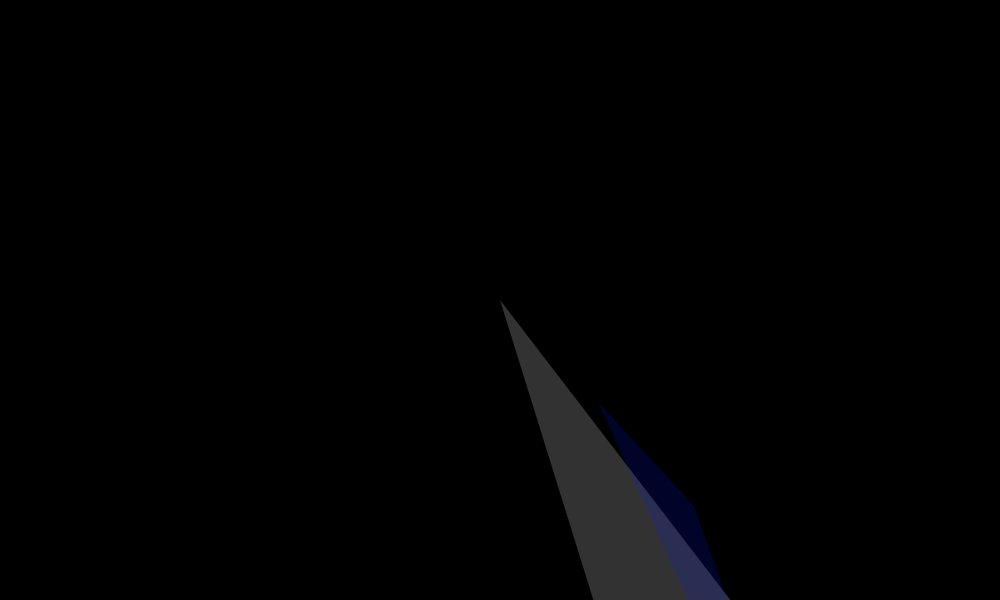
Frame 1 (no input)
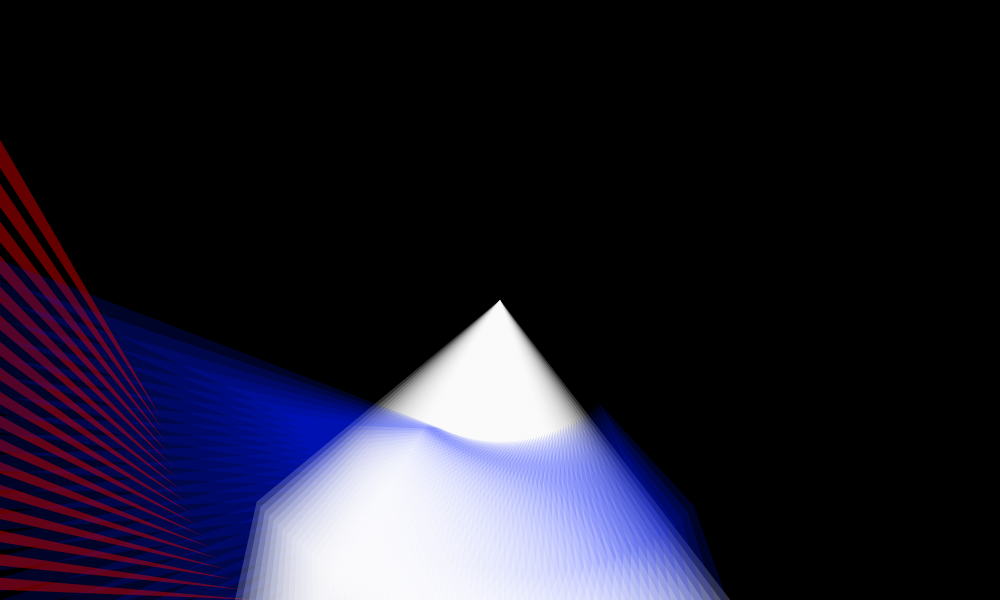
Frame 60 (the mouse pressed at the canvas centre just before this capture)
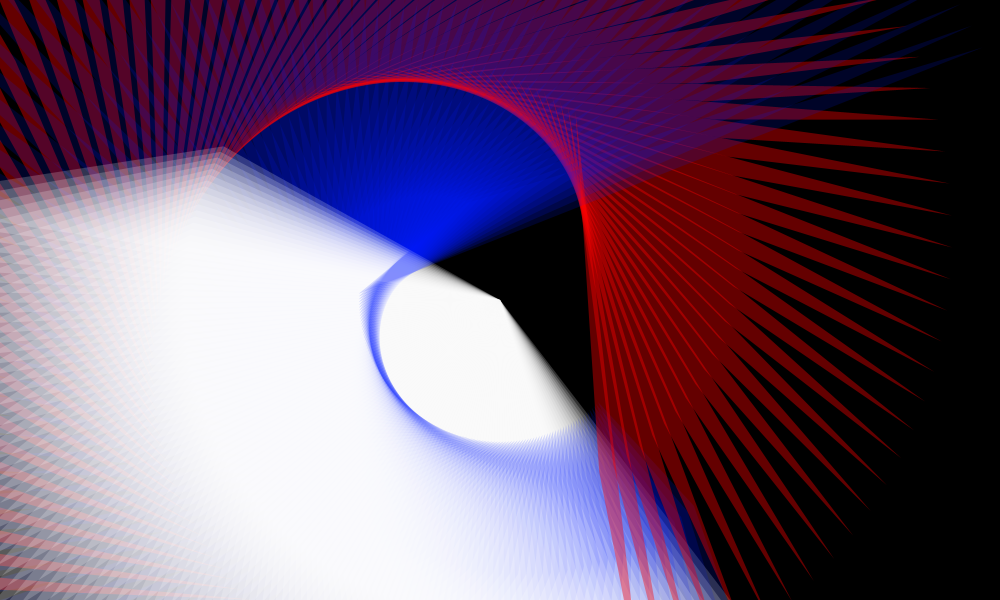
Frame 120 (the mouse held since frame 60 and released just before this capture)

The Processing sketch that drew these frames (run headless with seeded random() and noise(); from frame 60 on, the mouse is pressed at the canvas centre):

// Processing sketch: processing_80208
// ── processing_80208.pde

float angulo=0.0;

void setup(){
  size(1000,600);
  smooth();
  noStroke();
  background(0);
  fill(0,12);
  rect(0,0,width,height);
}

void draw(){
  
  fill(255,50);
  angulo=angulo+ 0.02;
  translate(500,300);
  rotate(angulo);
  triangle(0,0,400,500,100,300);
  
  translate(100,100);
  fill(0,23,252,40);
  rotate(angulo);
  triangle(0,0,300,600,100,100);
  
  translate(200,200);
  fill(255,0,0,100);
  rotate(angulo);
  triangle(0,0,500,300,300,200);
}

  void keyPressed(){
    angulo=angulo+ 1.0;
    //translate(500,300);
}
